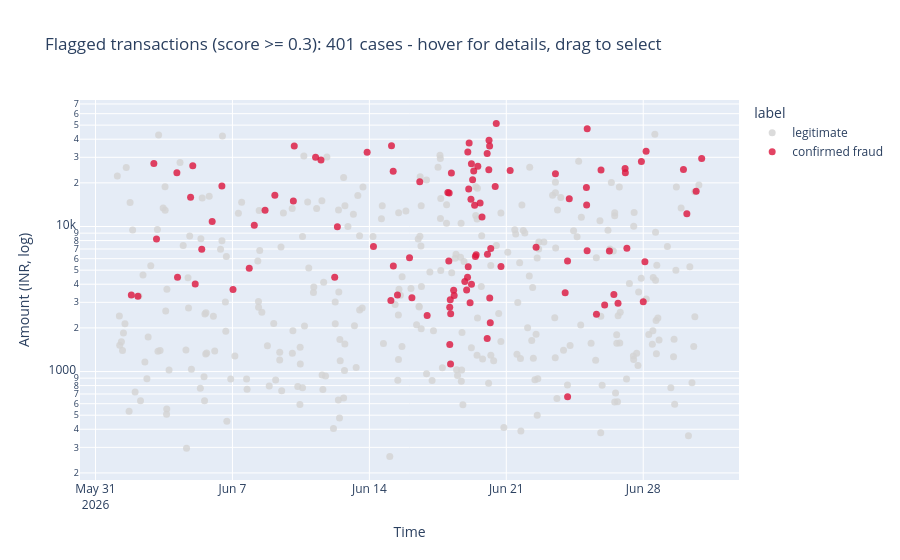
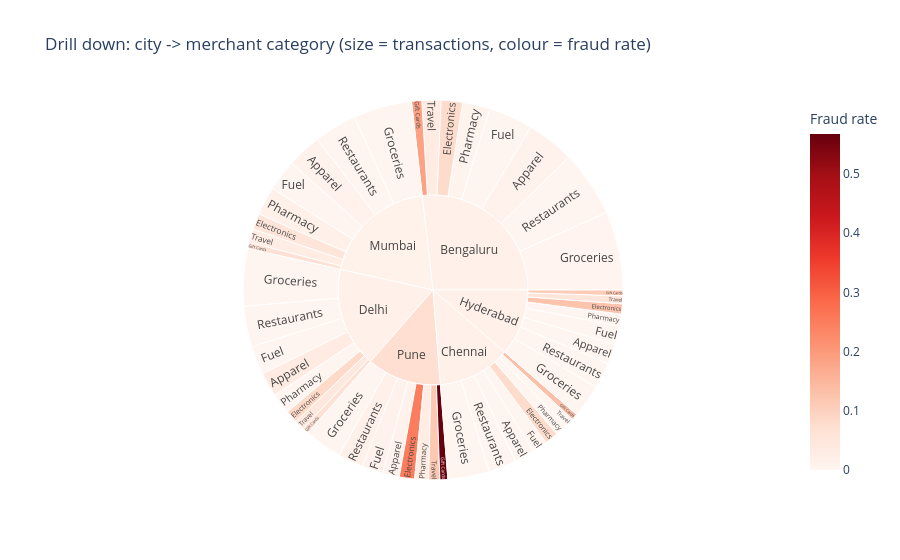

Notebook source saved alongside these figures, in order:
### Markdown cell above
## Task 5 — An Interactive Tool for the Investigators (Request #5)

**Real-world usage:** Investigators triage flagged cases themselves with zoom, filter and hover-for-details.

**Why this technique:** **Details-on-demand / tooltips** (Slides 22–23), **dynamic queries** (Slide 15) and **drill-down**
(Slide 24) — Shneiderman's mantra as an actual tool.

**TODO:**
1. Interactive scatter (plotly) of all transactions with `detector_score >= 0.3`: x = timestamp, y = amount (log),
   colour = `label`, with a tooltip showing txn_id, customer, city, category, distance and score. Set `dragmode="select"`.
2. Interactive **sunburst** for drill-down: city → merchant category, sized by transaction count, coloured by fraud rate.

### Code cell
# TODO 1
flagged = tx[tx.detector_score >= 0.3].copy()
fig1 = px.scatter(
    flagged, x="timestamp", y="amount_inr", color="label", log_y=True,
    color_discrete_map={"confirmed fraud": "crimson", "legitimate": "lightgrey"},
    hover_data={"txn_id": True, "customer_id": True, "city": True, "merchant_category": True,
                "distance_from_home_km": ":.1f", "detector_score": ":.3f",
                "label": False, "timestamp": False, "amount_inr": ":,.0f"},
    title=f"Flagged transactions (score >= 0.3): {len(flagged)} cases - hover for details, drag to select",
)
fig1.update_traces(marker=dict(size=7, opacity=0.8))
fig1.update_layout(dragmode="select", xaxis_title="Time", yaxis_title="Amount (INR, log)")
fig1.show()

# TODO 2
sun = (tx.groupby(["city", "merchant_category"])
         .agg(n=("txn_id", "count"), fraud=("is_fraud", "sum")).reset_index())
sun["fraud_rate"] = sun.fraud / sun.n
fig2 = px.sunburst(sun, path=["city", "merchant_category"], values="n",
                   color="fraud_rate", color_continuous_scale="Reds",
                   title="Drill down: city -> merchant category (size = transactions, colour = fraud rate)")
fig2.update_layout(coloraxis_colorbar_title="Fraud rate")
fig2.show()

### Figure 1 — Plotly figure (JSON) as saved in the notebook; plotly's stock layout.template omitted (floating-point values rounded to 4 significant figures; data arrays with more than 128 entries replaced by an {"elided": "..."} marker saying what was removed)
{"data": [{"customdata": {"elided": "297x7 mixed values"}, "hovertemplate": "amount_inr=%{y:,.0f}<br>txn_id=%{customdata[0]}<br>customer_id=%{customdata[1]}<br>city=%{customdata[2]}<br>merchant_category=%{customdata[3]}<br>distance_from_home_km=%{customdata[4]:.1f}<br>detector_score=%{customdata[5]:.3f}<extra></extra>", "legendgroup": "legitimate", "marker": {"color": "lightgrey", "opacity": 0.8, "size": 7, "symbol": "circle"}, "mode": "markers", "name": "legitimate", "orientation": "v", "showlegend": true, "type": "scatter", "x": {"elided": "297 str values"}, "xaxis": "x", "y": {"elided": "297 float values"}, "yaxis": "y"}, {"customdata": {"elided": "104x7 mixed values"}, "hovertemplate": "amount_inr=%{y:,.0f}<br>txn_id=%{customdata[0]}<br>customer_id=%{customdata[1]}<br>city=%{customdata[2]}<br>merchant_category=%{customdata[3]}<br>distance_from_home_km=%{customdata[4]:.1f}<br>detector_score=%{customdata[5]:.3f}<extra></extra>", "legendgroup": "confirmed fraud", "marker": {"color": "crimson", "opacity": 0.8, "size": 7, "symbol": "circle"}, "mode": "markers", "name": "confirmed fraud", "orientation": "v", "showlegend": true, "type": "scatter", "x": ["2026-06-01T19:58:00.000000", "2026-06-02T04:00:00.000000", "2026-06-02T23:35:00.000000", "2026-06-03T02:50:00.000000", "2026-06-04T03:50:00.000000", "2026-06-04T04:37:00.000000", "2026-06-04T20:39:00.000000", "2026-06-04T23:20:00.000000", "2026-06-05T02:20:00.000000", "2026-06-05T10:21:00.000000", "2026-06-05T23:08:00.000000", "2026-06-06T11:04:00.000000", "2026-06-07T00:43:00.000000", "2026-06-07T20:38:00.000000", "2026-06-08T02:48:00.000000", "2026-06-08T16:02:00.000000", "2026-06-09T04:02:00.000000", "2026-06-10T02:44:00.000000", "2026-06-10T03:50:00.000000", "2026-06-11T06:01:00.000000", "2026-06-11T12:38:00.000000", "2026-06-12T05:28:00.000000", "2026-06-12T08:46:00.000000", "2026-06-13T21:16:00.000000", "2026-06-14T05:02:00.000000", "2026-06-15T02:22:00.000000", "2026-06-15T03:10:00.000000", "2026-06-15T05:24:00.000000", "2026-06-15T05:14:00.000000", "2026-06-15T10:29:00.000000", "2026-06-16T01:16:00.000000", "2026-06-16T04:13:00.000000", "2026-06-16T13:50:00.000000", "2026-06-16T22:54:00.000000", "2026-06-18T00:19:00.000000", "2026-06-18T01:55:00.000000", "2026-06-18T01:28:00.000000", "2026-06-18T02:37:00.000000", "2026-06-18T02:40:00.000000", "2026-06-18T03:45:00.000000", "2026-06-18T03:16:00.000000", "2026-06-18T03:36:00.000000", "2026-06-18T04:39:00.000000", "2026-06-18T07:24:00.000000", "2026-06-18T08:02:00.000000", "2026-06-18T21:07:00.000000", "2026-06-18T23:20:00.000000", "2026-06-19T00:47:00.000000", "2026-06-19T00:25:00.000000", "2026-06-19T01:53:00.000000", "2026-06-19T01:19:00.000000", "2026-06-19T02:26:00.000000", "2026-06-19T03:35:00.000000", "2026-06-19T04:38:00.000000", "2026-06-19T05:17:00.000000", "2026-06-19T05:13:00.000000", "2026-06-19T06:41:00.000000", "2026-06-19T08:02:00.000000", "2026-06-19T09:08:00.000000", "2026-06-19T10:04:00.000000", "2026-06-19T11:01:00.000000", "2026-06-19T13:04:00.000000", "2026-06-19T15:52:00.000000", "2026-06-19T18:14:00.000000", "2026-06-20T00:35:00.000000", "2026-06-20T00:32:00.000000", "2026-06-20T00:53:00.000000", "2026-06-20T02:33:00.000000", "2026-06-20T02:49:00.000000", "2026-06-20T03:41:00.000000", "2026-06-20T03:32:00.000000", "2026-06-20T04:21:00.000000", "2026-06-20T04:55:00.000000", "2026-06-20T10:24:00.000000", "2026-06-20T11:41:00.000000", "2026-06-20T17:29:00.000000", "2026-06-21T04:44:00.000000", "2026-06-22T12:34:00.000000", "2026-06-23T12:18:00.000000", "2026-06-24T00:14:00.000000", "2026-06-24T03:13:00.000000", "2026-06-24T03:09:00.000000", "2026-06-24T05:16:00.000000", "2026-06-25T02:18:00.000000", "2026-06-25T02:35:00.000000", "2026-06-25T03:16:00.000000", "2026-06-25T03:10:00.000000", "2026-06-25T14:37:00.000000", "2026-06-25T20:14:00.000000", "2026-06-26T00:41:00.000000", "2026-06-26T06:30:00.000000", "2026-06-26T11:59:00.000000", "2026-06-26T17:05:00.000000", "2026-06-27T01:45:00.000000", "2026-06-27T02:06:00.000000", "2026-06-27T03:57:00.000000", "2026-06-27T21:46:00.000000", "2026-06-28T00:02:00.000000", "2026-06-28T02:05:00.000000", "2026-06-28T03:32:00.000000", "2026-06-30T01:21:00.000000", "2026-06-30T05:32:00.000000", "2026-06-30T16:57:00.000000", "2026-06-30T23:43:00.000000"], "xaxis": "x", "y": [3369.0, 3309.0, 27170.0, 8198.0, 23460.0, 4462.0, 15920.0, 26220.0, 4015.0, 6960.0, 10830.0, 19060.0, 3682.0, 5160.0, 10220.0, 12970.0, 16400.0, 14980.0, 35900.0, 30060.0, 28720.0, 4474.0, 9949.0, 32550.0, 7277.0, 3087.0, 36030.0, 5347.0, 24060.0, 3368.0, 6090.0, 3227.0, 20360.0, 2430.0, 17180.0, 17050.0, 5772.0, 2771.0, 1535.0, 2505.0, 3126.0, 1126.0, 23420.0, 3630.0, 3339.0, 4182.0, 3649.0, 32690.0, 4465.0, 18120.0, 5278.0, 37680.0, 2976.0, 15420.0, 3996.0, 27060.0, 20980.0, 24100.0, 14010.0, 6209.0, 6379.0, 26010.0, 14520.0, 11610.0, 1689.0, 31880.0, 6432.0, 24600.0, 39340.0, 3214.0, 35840.0, 2172.0, 7066.0, 18840.0, 51420.0, 5302.0, 24350.0, 7206.0, 23100.0, 3488.0, 669.0, 5780.0, 15530.0, 18560.0, 14060.0, 47260.0, 6795.0, 2487.0, 24490.0, 2877.0, 6783.0, 3393.0, 2957.0, 25150.0, 23470.0, 7094.0, 28090.0, 3029.0, 5717.0, 33020.0, 24690.0, 12260.0, 17500.0, 29450.0], "yaxis": "y"}], "layout": {"dragmode": "select", "legend": {"title": {"text": "label"}, "tracegroupgap": 0}, "title": {"text": "Flagged transactions (score >= 0.3): 401 cases - hover for details, drag to select"}, "xaxis": {"anchor": "y", "domain": [0.0, 1.0], "title": {"text": "Time"}}, "yaxis": {"anchor": "x", "domain": [0.0, 1.0], "title": {"text": "Amount (INR, log)"}, "type": "log"}}}

### Figure 2 — Plotly figure (JSON) as saved in the notebook; plotly's stock layout.template omitted (floating-point values rounded to 4 significant figures)
{"data": [{"branchvalues": "total", "customdata": [[0.008929], [0.07921], [0.0], [0.1875], [0.00271], [0.007752], [0.0], [0.03371], [0.0], [0.07937], [0.0], [0.1333], [0.0], [0.0], [0.0], [0.0], [0.03478], [0.08333], [0.0], [0.06667], [0.0], [0.0], [0.0], [0.04255], [0.0], [0.125], [0.0], [0.1111], [0.0], [0.0], [0.0], [0.05405], [0.01242], [0.05333], [0.0], [0.06667], [0.0], [0.01493], [0.0], [0.03175], [0.01282], [0.25], [0.01], [0.5676], [0.0], [0.03077], [0.01681], [0.1154], [0.01622], [0.01316], [0.0138], [0.01754], [0.01104], [0.07286]], "domain": {"x": [0.0, 1.0], "y": [0.0, 1.0]}, "hovertemplate": "labels=%{label}<br>n=%{value}<br>parent=%{parent}<br>id=%{id}<br>fraud_rate=%{color}<extra></extra>", "ids": ["Bengaluru/Apparel", "Bengaluru/Electronics", "Bengaluru/Fuel", "Bengaluru/Gift Cards", "Bengaluru/Groceries", "Bengaluru/Pharmacy", "Bengaluru/Restaurants", "Bengaluru/Travel", "Chennai/Apparel", "Chennai/Electronics", "Chennai/Fuel", "Chennai/Gift Cards", "Chennai/Groceries", "Chennai/Pharmacy", "Chennai/Restaurants", "Chennai/Travel", "Delhi/Apparel", "Delhi/Electronics", "Delhi/Fuel", "Delhi/Gift Cards", "Delhi/Groceries", "Delhi/Pharmacy", "Delhi/Restaurants", "Delhi/Travel", "Hyderabad/Apparel", "Hyderabad/Electronics", "Hyderabad/Fuel", "Hyderabad/Gift Cards", "Hyderabad/Groceries", "Hyderabad/Pharmacy", "Hyderabad/Restaurants", "Hyderabad/Travel", "Mumbai/Apparel", "Mumbai/Electronics", "Mumbai/Fuel", "Mumbai/Gift Cards", "Mumbai/Groceries", "Mumbai/Pharmacy", "Mumbai/Restaurants", "Mumbai/Travel", "Pune/Apparel", "Pune/Electronics", "Pune/Fuel", "Pune/Gift Cards", "Pune/Groceries", "Pune/Pharmacy", "Pune/Restaurants", "Pune/Travel", "Bengaluru", "Chennai", "Delhi", "Hyderabad", "Mumbai", "Pune"], "labels": ["Apparel", "Electronics", "Fuel", "Gift Cards", "Groceries", "Pharmacy", "Restaurants", "Travel", "Apparel", "Electronics", "Fuel", "Gift Cards", "Groceries", "Pharmacy", "Restaurants", "Travel", "Apparel", "Electronics", "Fuel", "Gift Cards", "Groceries", "Pharmacy", "Restaurants", "Travel", "Apparel", "Electronics", "Fuel", "Gift Cards", "Groceries", "Pharmacy", "Restaurants", "Travel", "Apparel", "Electronics", "Fuel", "Gift Cards", "Groceries", "Pharmacy", "Restaurants", "Travel", "Apparel", "Electronics", "Fuel", "Gift Cards", "Groceries", "Pharmacy", "Restaurants", "Travel", "Bengaluru", "Chennai", "Delhi", "Hyderabad", "Mumbai", "Pune"], "marker": {"coloraxis": "coloraxis", "colors": [0.008929, 0.07921, 0.0, 0.1875, 0.00271, 0.007752, 0.0, 0.03371, 0.0, 0.07937, 0.0, 0.1333, 0.0, 0.0, 0.0, 0.0, 0.03478, 0.08333, 0.0, 0.06667, 0.0, 0.0, 0.0, 0.04255, 0.0, 0.125, 0.0, 0.1111, 0.0, 0.0, 0.0, 0.05405, 0.01242, 0.05333, 0.0, 0.06667, 0.0, 0.01493, 0.0, 0.03175, 0.01282, 0.25, 0.01, 0.5676, 0.0, 0.03077, 0.01681, 0.1154, 0.01622, 0.01316, 0.0138, 0.01754, 0.01104, 0.07286]}, "name": "", "parents": ["Bengaluru", "Bengaluru", "Bengaluru", "Bengaluru", "Bengaluru", "Bengaluru", "Bengaluru", "Bengaluru", "Chennai", "Chennai", "Chennai", "Chennai", "Chennai", "Chennai", "Chennai", "Chennai", "Delhi", "Delhi", "Delhi", "Delhi", "Delhi", "Delhi", "Delhi", "Delhi", "Hyderabad", "Hyderabad", "Hyderabad", "Hyderabad", "Hyderabad", "Hyderabad", "Hyderabad", "Hyderabad", "Mumbai", "Mumbai", "Mumbai", "Mumbai", "Mumbai", "Mumbai", "Mumbai", "Mumbai", "Pune", "Pune", "Pune", "Pune", "Pune", "Pune", "Pune", "Pune", "", "", "", "", "", ""], "type": "sunburst", "values": [224.0, 101.0, 208.0, 48.0, 369.0, 129.0, 312.0, 89.0, 95.0, 63.0, 71.0, 30.0, 195.0, 57.0, 131.0, 42.0, 115.0, 60.0, 134.0, 30.0, 269.0, 96.0, 191.0, 47.0, 94.0, 48.0, 87.0, 27.0, 155.0, 57.0, 122.0, 37.0, 161.0, 75.0, 148.0, 30.0, 275.0, 134.0, 201.0, 63.0, 78.0, 72.0, 100.0, 37.0, 177.0, 65.0, 119.0, 52.0, 1480.0, 684.0, 942.0, 627.0, 1087.0, 700.0]}], "layout": {"coloraxis": {"autocolorscale": false, "colorbar": {"title": {"text": "Fraud rate"}}, "colorscale": [[0.0, "rgb(255,245,240)"], [0.125, "rgb(254,224,210)"], [0.25, "rgb(252,187,161)"], [0.375, "rgb(252,146,114)"], [0.5, "rgb(251,106,74)"], [0.625, "rgb(239,59,44)"], [0.75, "rgb(203,24,29)"], [0.875, "rgb(165,15,21)"], [1.0, "rgb(103,0,13)"]]}, "legend": {"tracegroupgap": 0}, "title": {"text": "Drill down: city -> merchant category (size = transactions, colour = fraud rate)"}}}
